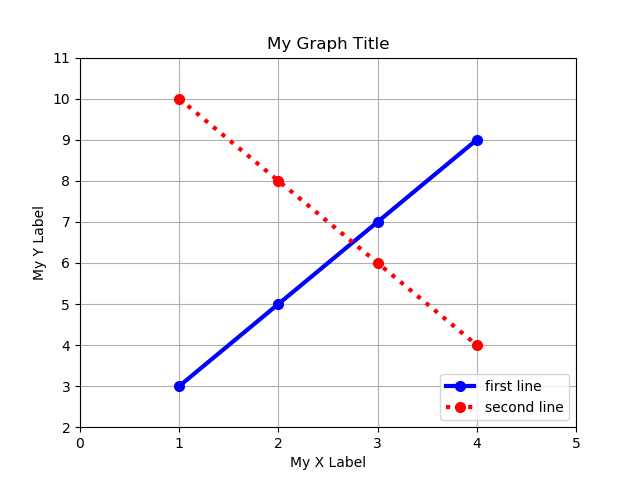

Reproduce this figure in Python.
# Force matplotlib to not use any Xwindows backend.
# https://stackoverflow.com/questions/4706451/how-to-save-a-figure-remotely-with-pylab/4706614#4706614
import matplotlib
matplotlib.use('Agg')

import matplotlib.pyplot as plt

# Create an image to store our visual
fig=plt.figure()

# Create arrays to plot
x=[1,2,3,4]
y=[3,5,7,9]
z=[10,8,6,4]

# Plot settings
plt.grid(True)
plt.title('My Graph Title')
plt.xlabel('My X Label')
plt.ylabel('My Y Label')
plt.axis([0,5,2,11])

# Plot arrays
plt.plot(x,y,'b-o',linewidth=3,markersize=7,label='first line')
plt.plot(x,z,'r:o',linewidth=3,markersize=7,label='second line')
plt.legend(loc='lower right')

# Instead of show (plt.show), save to image instead.
fig.savefig('matBasic1.png')

# On LittleFoot, this would've sfficed
# plt.show()
